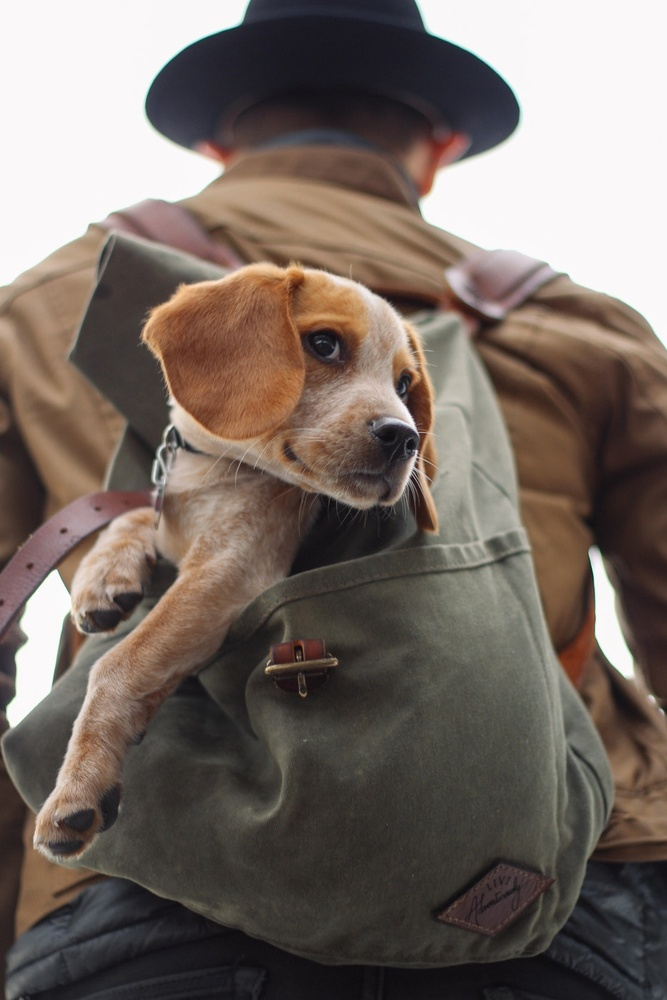
#> input picture dog_backpack.jpg, 667 x 1000 px, shrunk from 934 x 1401 before the run
$ python cv2_examples_1.py
#> lines starting #> are read from the running program, lines starting #| are printed output that depends on the picture
import cv2
import numpy as np
import matplotlib.pyplot as plt

im = cv2.imread('dog_backpack.jpg')
#> im is the input picture: shape (1000, 667, 3); mean B, G, R 99.5, 106.7, 118

print(f"How does a jpg look like when read by cv2's imread function? Something like this:\n\n", im)
#> (printed output is left out)

print("\nLet's show the image via matplotlib's pyplot's imshow and then show:\n")

print("\nWait, that's not quite right. We got the image with... Inverted colors? Let's use cv2's cvtColor to fix the colors.\nimg_rgb = cv2.cvtColor(im, cv2.COLOR_BGR2RGB)\n")
plt.imshow(im)
plt.show()

print("\nLooking good, just like the original. Can we show the image in grayscale?\nimg_grayscale = cv2.cvtColor(im, cv2.COLOR_BGR2GRAY)\n")

img_rgb = cv2.cvtColor(im, cv2.COLOR_BGR2RGB)

plt.imshow(img_rgb)
plt.show()


print("\nWait, what? That's not gray at all!\nHuh, apparently imshow treated the gray image as if it was a colorful image, and tried mapping it as if it were colorful.\nLet's try the imshow command with a specific parameter for a gray image:\nplt.imshow(img_grayscale, cmap='gray')\n")

img_grayscale = cv2.cvtColor(im, cv2.COLOR_BGR2GRAY)
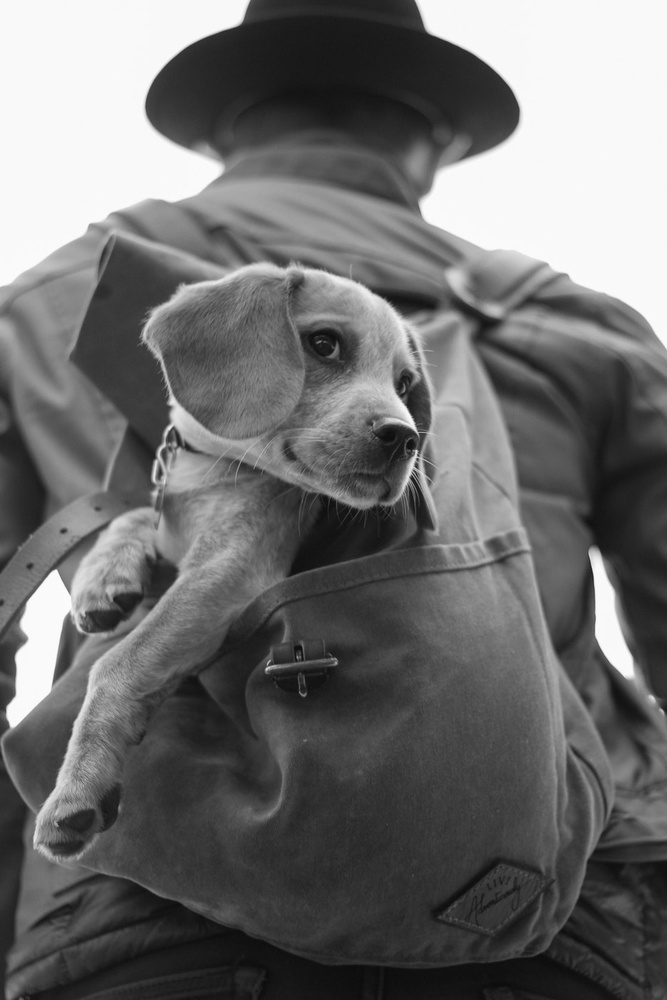
#> img_grayscale: shape (1000, 667); min 10, max 254, mean 109.3

plt.imshow(img_grayscale)
plt.show()


print("\nNow that's more like it!")

plt.imshow(img_grayscale, cmap='gray')
plt.show()
